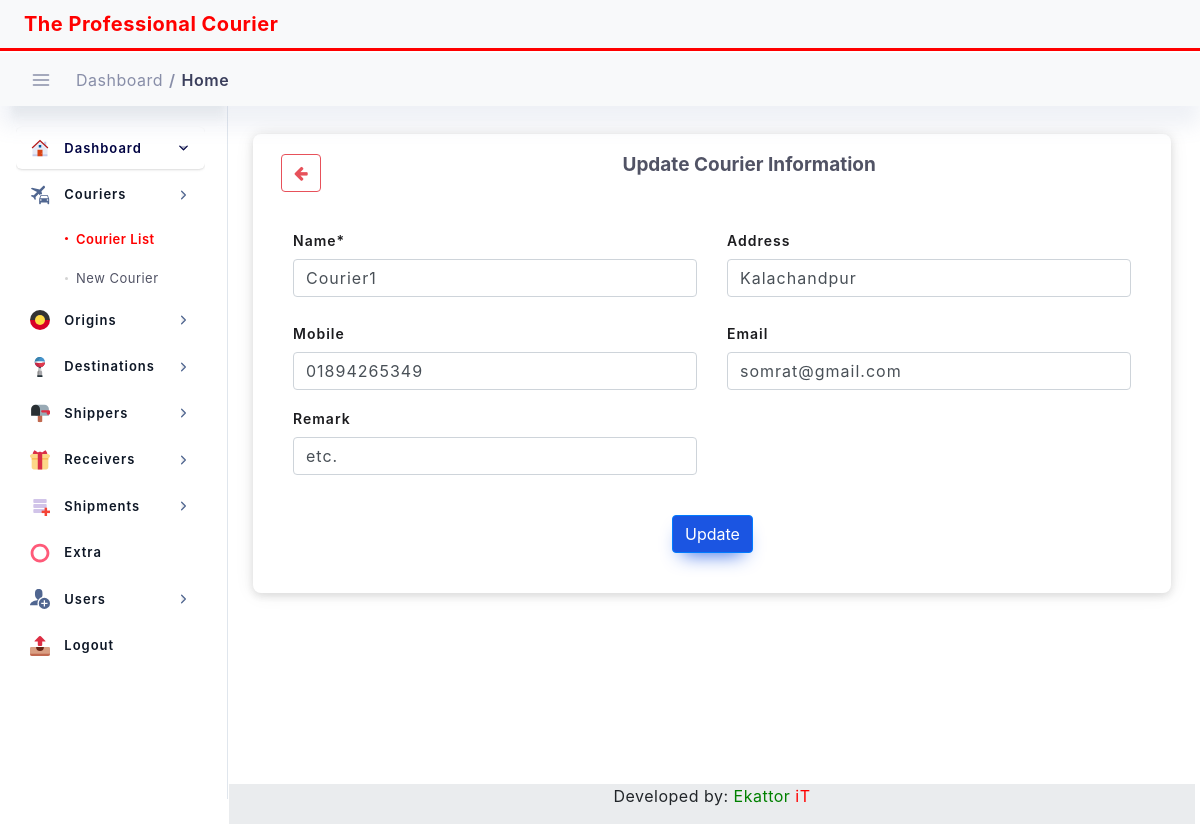
/dataset/update-courier/1, run on the app's committed database.
### dataset/models.py (models this page shows, shortened)
class Courier(models.Model):
    name = models.CharField(max_length=100)
    address = models.CharField(max_length=200, blank=True, null=True)
    mobile = models.CharField(max_length=15, blank=True, null=True)
    email = models.CharField(max_length=100, blank=True, null=True)
    remark = models.CharField(max_length=200, blank=True, null=True)

### dataset/views.py (the view)
# urls.py: path('update-courier/<int:pk>', views.CourierUpdateView.as_view(), name='update_courier'),
class CourierUpdateView(SuccessMessageMixin, UpdateView):
    model = Courier
    form_class = CourierCreateForm
    success_url = reverse_lazy('all-couriers')
    template_name = 'update_courier.html'
    success_message = "Courier was updated successfully"
    def get_context_data(self, **kwargs):
        context = super().get_context_data(**kwargs)
        context["title"] = "Update Courier Information"
        context["nav_bar"] = "courier_list"
        return context

### dataset/forms.py
class CourierCreateForm(forms.ModelForm):
    class Meta:
        model = Courier
        fields = (
            'name', 'address', 'mobile', 'email', 'remark')
        widgets = {
            'name': forms.TextInput(attrs={'class': 'form-control'}),
            'address': forms.TextInput(attrs={'class': 'form-control'}),
            'mobile': forms.TextInput(attrs={'class': 'form-control'}),
            'email': forms.TextInput(attrs={'class': 'form-control'}),
            'remark': forms.TextInput(attrs={'class': 'form-control'}),
        }

### templates/update_courier.html (shortened to what this page needs)
{% extends "base.html" %}
{% load static %}
{% block content %}
{% load crispy_forms_tags %}
<div class="container p-4">
    <div class="row">
        <div class="col-lg-12 col-12 layout-spacing">
            <div class="statbox widget box box-shadow">
                <div class="widget-header">
                    <div class="row">
                        <div class="mb-3 col-md-1">
                            <a href="{% url 'all-couriers' %}">
                                <button class="btn btn-outline-danger" type="submit"><i class="fa fa-arrow-left"
                                                                                      aria-hidden="true"></i></button>
                            </a>
                        </div>
                        <div class="mb-3 col-md-11">
                            <center>
                                <h5>{{title}}</h5>
                            </center>
                        </div>
                    </div>
                </div>
                <div class="widget-content widget-content-area">
                    <form method="post">
                        <div class="row mb-2">
                            <div class="col-6">
                                <div class="form-group">
                                    {{ form.name|as_crispy_field }}
                                </div>
                            </div>
                            <div class="col-6">
                                <div class="form-group">
                                    {{ form.address|as_crispy_field }}
                                </div>
                            </div>
                        </div>
                        <div class="row">
                            <div class="col-6">
                                <div class="form-group">
                                    {{ form.mobile|as_crispy_field }}
                                </div>
                            </div>
                            <div class="col-6">
                                <div class="form-group">
                                    {{ form.email|as_crispy_field }}
                                </div>
                            </div>
                        </div>
                        <div class="row mb-4">
                            <div class="col-6">
                                <div class="form-group">
                                    {{ form.remark|as_crispy_field }}
                                </div>
                            </div>
                        </div>
                        <div class="text-center">
                            <button type="submit" class="btn btn-primary ">Update</button>
                        </div>
                    </form>
                </div>
            </div>
        </div>
    </div>
</div>
{% endblock content %}

### static/assets/css/dashboard/dash_1.css (style rules this page uses)
.layout-spacing { padding-bottom: 25px; }
.widget { position: relative; padding: 20px; border-radius: 8px; border: none; background: #fff; -webkit-box-shadow: 0 4px 6px 0 rgba(85, 85, 85, 0.08), 0 1px 20px 0 rgba(0, 0, 0, 0.07), 0px 1px 11px 0px rgba(0, 0, 0, 0.07); -moz-box-shadow: 0 4px 6px 0 rgba(85, 85, 85, 0.08), 0 1px 20px 0 rgba(0, 0, 0, 0.07), 0px 1px 11px 0px rgba(0, 0, 0, 0.07); box-shadow: 0 4px 6px 0 rgba(85, 85, 85, 0.08), 0 1px 20px 0 rgba(0, 0, 0, 0.07), 0px 1px 11px 0px rgba(0, 0, 0, 0.07); }
.widget h5 { font-weight: 700; font-size: 19px; letter-spacing: 0px; margin-bottom: 0; color: #515365; }

### static/assets/css/main.css (style rules this page uses)
html { min-height: 100% }
body { color: #888ea8; height: 100%; font-size: 0.875rem; background: #f1f2f3; overflow-x: hidden; overflow-y: auto; letter-spacing: 0.0312rem; font-family: 'Helvetica', sans-serif; }
h1, h2, h3, h4, h5, h6 { color: #3b3f5c; }
a { color: #515365; outline: none; }
.form-group label, label { font-size: 14px; color: #1c1c1f; letter-spacing: 1px; font-weight: 600; }
.form-control { height: auto; border: 1px solid #bfc9d4; color: #3b3f5c; font-size: 15px; padding: 8px 10px; letter-spacing: 1px; height: calc(1.4em + 1.4rem + 2px); padding: .75rem 1.25rem; border-radius: 6px; }
.btn { padding: 0.4375rem 1.25rem; text-shadow: none; font-size: 14px; color: #3b3f5c; font-weight: normal; white-space: normal; word-wrap: break-word; transition: .2s ease-out; touch-action: manipulation; cursor: pointer; background-color: #f1f2f3; box-shadow: 0px 5px 20px 0 rgba(0, 0, 0, 0.1); will-change: opacity, transform; transition: all 0.3s ease-out; -webkit-transition: all 0.3s ease-out; }
.btn-primary { color: #fff !important; background-color: #1b55e2!important; border-color: #1b55e2; box-shadow: 0 10px 20px -10px #1b55e2; }
.btn-outline-danger { border: 1px solid #e7515a !important; color: #e7515a !important; background-color: transparent; box-shadow: none; }
.statbox .widget-content:before, .statbox .widget-content:after { display: table; content: ""; line-height: 0; clear: both }

### static/assets/css/structure.css (style rules this page uses)
html { min-height: 100% }
body { color: #888ea8; height: 100%; font-size: 0.875rem; background: ##f1f2f3; overflow-x: hidden; overflow-y: auto; letter-spacing: 0.0312rem; font-family: 'Helvetica', sans-serif; }
h1, h2, h3, h4, h5, h6 { color: #3b3f5c; }
.widget { padding: 0; margin-top: 0; margin-bottom: 0; border-radius: 6px; -webkit-box-shadow: 0 4px 6px 0 rgba(85, 85, 85, 0.08), 0 1px 20px 0 rgba(0, 0, 0, 0.07), 0px 1px 11px 0px rgba(0, 0, 0, 0.07); -moz-box-shadow: 0 4px 6px 0 rgba(85, 85, 85, 0.08), 0 1px 20px 0 rgba(0, 0, 0, 0.07), 0px 1px 11px 0px rgba(0, 0, 0, 0.07); box-shadow: 0 4px 6px 0 rgba(85, 85, 85, 0.08), 0 1px 20px 0 rgba(0, 0, 0, 0.07), 0px 1px 11px 0px rgba(0, 0, 0, 0.07); }
.layout-spacing { padding-bottom: 40px; }
.widget.box .widget-header { background: #fff; padding: 0px 8px 0px; border-top-right-radius: 6px; border-top-left-radius: 6px; }
.widget .widget-header { border-bottom: 0px solid #f1f2f3; }
.widget .widget-header:before, .widget .widget-header:after { display: table; content: ""; line-height: 0 }
.widget .widget-header:after { clear: both }
.widget-content-area { padding: 20px; position: relative; background-color: #fff; border-bottom-left-radius: 6px; border-bottom-right-radius: 6px; }

### data on the page
Courier: name "Courier1", address "Kalachandpur", mobile "01894265349", email "somrat@gmail.com", remark "etc."

### other printed values
{{ title }} "Update Courier Information"
